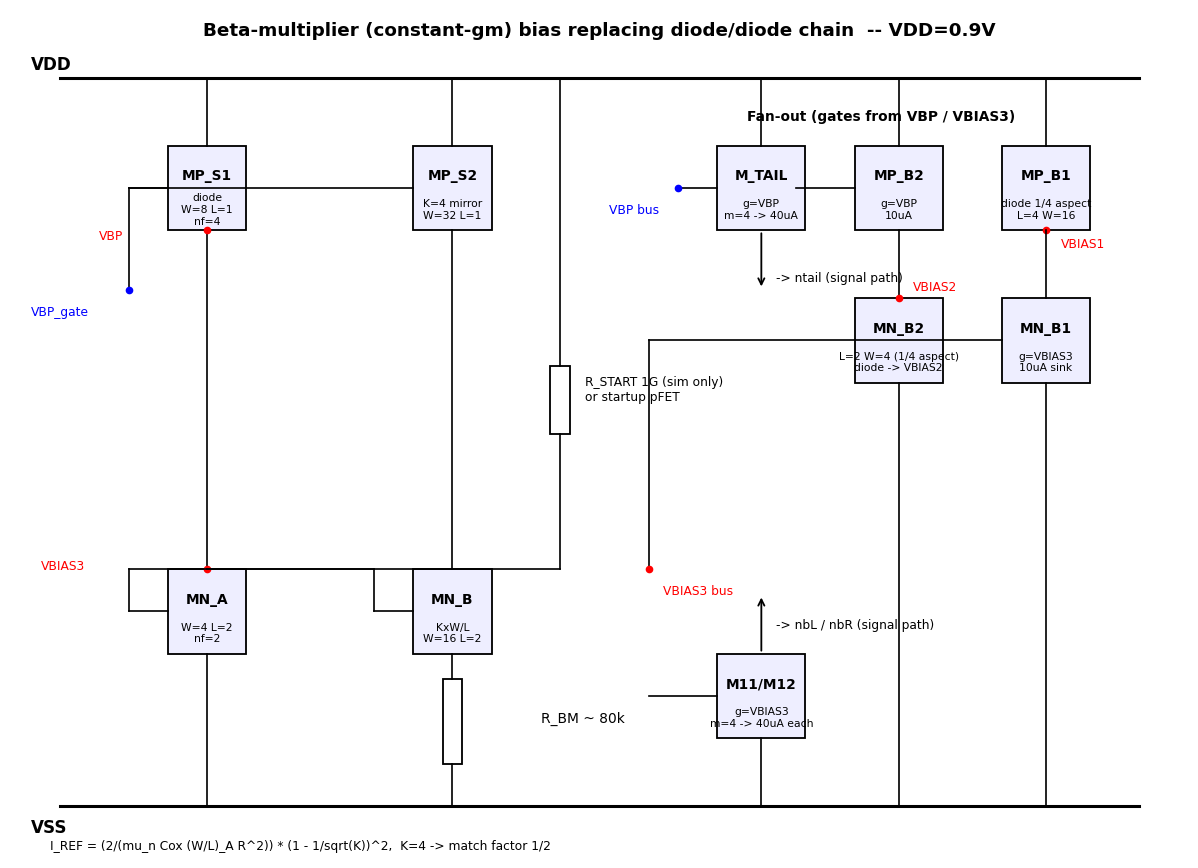

Write the Python code that produced this figure.
"""
beta-multiplier (constant-gm) self-biased reference for the 0.9V PMOS-input
folded cascode. Signal path UNTOUCHED — this sketch only shows the new
bias generator that replaces the IBIAS-fed PMOS-diode + NMOS-diode chain.

Why beta-mult:
  - Single resistor sets I_REF; current is ~ 2/(mu_n*Cox*(W/L)*(1-1/sqrt(K))^2 / R^2)
  - Both PMOS-mirror branch (-> VBP, tail) AND NMOS-mirror branch (-> VBIAS3, sinks)
    are forced to the SAME I, by construction, regardless of corner.
  - Removes the fs/sf "mirror catastrophe" where pfet-strong+nfet-weak
    (or vice versa) made tail current and sink current diverge.
  - Needs a startup kick (small leak transistor) to avoid the zero-current
    degenerate equilibrium.

Topology (left to right):
   +-------+ VDD +-------------+----------+
   |              |             |          |
  MP_S1(diode)   MP_B(K:1)     MP_VB     MP_B2  ... (mirror fan-out -> VBP)
   |              |             |          |
   o-VBP----------+----+        |          |
   |                   |        |          |
  MN_A             MN_B  (K:1)  |          |
  (W/L)            (KW/L)       |          |
   |                   |        |          |
   |                  R_BM      |          |
   |                   |        |          |
   +---o VBIAS3 -------+---+    +---NMOS diode -> VBIAS3 fan-out
                           |
                          VSS

  Startup: tiny pfet from VDD to VBIAS3, killed once loop is alive
           (or just a 1G leak resistor in sim).

Reading: I = 2/(mu_n Cox (W/L)_A R^2) * (1 - 1/sqrt(K))^2
  Pick K=4, (W/L)_A small (W=4 L=2 nf=2), target I=10uA
  -> R ~ 100 kOhm range on sky130. Use 80k as a starting point.
"""
import matplotlib.pyplot as plt
import matplotlib.patches as mp

fig, ax = plt.subplots(figsize=(11, 8))
ax.set_xlim(0, 12); ax.set_ylim(0, 10); ax.axis('off')

# rails
ax.plot([0.5, 11.5], [9.2, 9.2], 'k', lw=2)
ax.text(0.2, 9.3, 'VDD', fontsize=11, fontweight='bold')
ax.plot([0.5, 11.5], [0.6, 0.6], 'k', lw=2)
ax.text(0.2, 0.3, 'VSS', fontsize=11, fontweight='bold')

def box(x, y, w, h, label, sub=''):
    ax.add_patch(mp.Rectangle((x, y), w, h, fc='#eef', ec='k', lw=1.2))
    ax.text(x+w/2, y+h/2+0.15, label, ha='center', va='center', fontsize=9, fontweight='bold')
    if sub:
        ax.text(x+w/2, y+h/2-0.25, sub, ha='center', va='center', fontsize=7)

def wire(p, q):
    ax.plot([p[0], q[0]], [p[1], q[1]], 'k', lw=1.1)

def node(p, name, dx=0.15, dy=0.15, color='red'):
    ax.plot(*p, 'o', color=color, ms=4)
    ax.text(p[0]+dx, p[1]+dy, name, fontsize=8, color=color)

# ===================== beta-mult core =====================
# Branch A: PMOS diode MP_S1 on top, NMOS MN_A on bottom (1x). Sets VBP.
# Branch B: PMOS MP_S2 (K mirror of MP_S1, K=4) on top, NMOS MN_B (K x W/L)
#          bottom in series with R_BM. Diode connection on NMOS B sets VBIAS3.

# branch A (x=2)
box(1.6, 7.4, 0.8, 1.0, 'MP_S1', 'diode\nW=8 L=1\nnf=4')
box(1.6, 2.4, 0.8, 1.0, 'MN_A',  'W=4 L=2\nnf=2')
wire((2.0, 9.2),(2.0, 8.4))            # VDD -> MP_S1
wire((2.0, 7.4),(2.0, 3.4))            # drain stack
wire((2.0, 2.4),(2.0, 0.6))            # MN_A -> VSS
node((2.0, 7.4), 'VBP', dx=-1.1, dy=-0.1)  # VBP is drain/gate of MP_S1
node((2.0, 3.4), 'VBIAS3', dx=-1.7, dy=0)  # diode tie of MN_A

# branch B (x=4.5)
box(4.1, 7.4, 0.8, 1.0, 'MP_S2', 'K=4 mirror\nW=32 L=1')
box(4.1, 2.4, 0.8, 1.0, 'MN_B',  'KxW/L\nW=16 L=2')
ax.add_patch(mp.Rectangle((4.4, 1.1), 0.2, 1.0, fc='w', ec='k', lw=1.2))  # resistor
ax.text(5.4, 1.6, 'R_BM ~ 80k', fontsize=9)
wire((4.5, 9.2),(4.5, 8.4))
wire((4.5, 7.4),(4.5, 3.4))
wire((4.5, 2.4),(4.5, 2.1))            # MN_B src -> R top
wire((4.5, 1.1),(4.5, 0.6))            # R bot -> VSS

# gate ties: MP_S1 gate <- MP_S2 drain? No: MP_S1 diode, gate=drain=VBP.
# MP_S2 gate <- VBP (mirror).
wire((1.6, 7.9),(1.2, 7.9)); wire((1.2, 7.9),(1.2, 6.7))
wire((4.1, 7.9),(1.2, 7.9))            # both PMOS gates to VBP
node((1.2, 6.7),'VBP_gate', dx=-1.0, dy=-0.3, color='blue')

# MN_A diode (gate=drain) at VBIAS3
wire((1.6, 2.9),(1.2, 2.9)); wire((1.2, 2.9),(1.2, 3.4)); wire((1.2, 3.4),(2.0,3.4))
# MN_B gate also at VBIAS3 (mirror)
wire((4.1, 2.9),(3.7, 2.9)); wire((3.7, 2.9),(3.7, 3.4)); wire((3.7, 3.4),(2.0,3.4))

# Startup leak (1G in sim, tiny pfet in silicon)
ax.add_patch(mp.Rectangle((5.5, 5.0), 0.2, 0.8, fc='w', ec='k', lw=1.2))
ax.text(5.85, 5.4, 'R_START 1G (sim only)\nor startup pFET', fontsize=8)
wire((5.6, 5.8),(5.6, 9.2))
wire((5.6, 5.0),(5.6, 3.4)); wire((5.6, 3.4),(2.0, 3.4))

# ===================== mirror fan-out =====================
ax.text(7.5, 8.7, 'Fan-out (gates from VBP / VBIAS3)', fontsize=9, fontweight='bold')

# VBP -> tail mirror MP_TAIL (m=4) gating signal-path tail
box(7.2, 7.4, 0.9, 1.0, 'M_TAIL', 'g=VBP\nm=4 -> 40uA')
wire((7.65, 9.2),(7.65, 8.4))
wire((6.8, 7.9),(7.2, 7.9))            # gate from VBP bus
node((6.8, 7.9),'VBP bus', dx=-0.7, dy=-0.3, color='blue')
ax.annotate('', xy=(7.65, 6.7), xytext=(7.65, 7.4),
            arrowprops=dict(arrowstyle='->', lw=1.2))
ax.text(7.8, 6.8, '-> ntail (signal path)', fontsize=8)

# VBP -> PMOS sources for VBIAS1 and VBIAS2 ref columns
box(8.6, 7.4, 0.9, 1.0, 'MP_B2', 'g=VBP\n10uA')
wire((9.05, 9.2),(9.05, 8.4))
wire((8.0, 7.9),(8.6, 7.9))
box(8.6, 5.6, 0.9, 1.0, 'MN_B2', 'L=2 W=4 (1/4 aspect)\ndiode -> VBIAS2')
wire((9.05, 7.4),(9.05, 6.6))
wire((9.05, 5.6),(9.05, 0.6))
node((9.05, 6.6),'VBIAS2', dx=0.15, dy=0.1)

box(10.1, 7.4, 0.9, 1.0, 'MP_B1', 'diode 1/4 aspect\nL=4 W=16')
wire((10.55, 9.2),(10.55, 8.4))
node((10.55, 7.4),'VBIAS1', dx=0.15, dy=-0.2)
box(10.1, 5.6, 0.9, 1.0, 'MN_B1', 'g=VBIAS3\n10uA sink')
wire((10.55, 7.4),(10.55, 6.6))
wire((10.55, 5.6),(10.55, 0.6))
wire((6.5, 3.4),(6.5, 6.1)); wire((6.5, 6.1),(10.1, 6.1))
node((6.5, 3.4),'VBIAS3 bus', dx=0.15, dy=-0.3)

# VBIAS3 -> NMOS sink mirrors (M11/M12 in signal path)
box(7.2, 1.4, 0.9, 1.0, 'M11/M12', 'g=VBIAS3\nm=4 -> 40uA each')
wire((7.65, 0.6),(7.65, 1.4))
wire((6.5, 1.9),(7.2, 1.9))
ax.annotate('', xy=(7.65, 3.1), xytext=(7.65, 2.4),
            arrowprops=dict(arrowstyle='->', lw=1.2))
ax.text(7.8, 2.7, '-> nbL / nbR (signal path)', fontsize=8)

# Title and notes
ax.text(6, 9.7,
        'Beta-multiplier (constant-gm) bias replacing diode/diode chain  -- VDD=0.9V',
        ha='center', fontsize=12, fontweight='bold')
ax.text(0.4, 0.1,
        'I_REF = (2/(mu_n Cox (W/L)_A R^2)) * (1 - 1/sqrt(K))^2,  K=4 -> match factor 1/2',
        fontsize=8)

plt.tight_layout()
plt.savefig('/home/pavand96/pro/aicex_designs/lelo_fc_se_pmos_sky130a/sketch_beta_mult.png',
            dpi=110, bbox_inches='tight')
print('wrote sketch_beta_mult.png')
